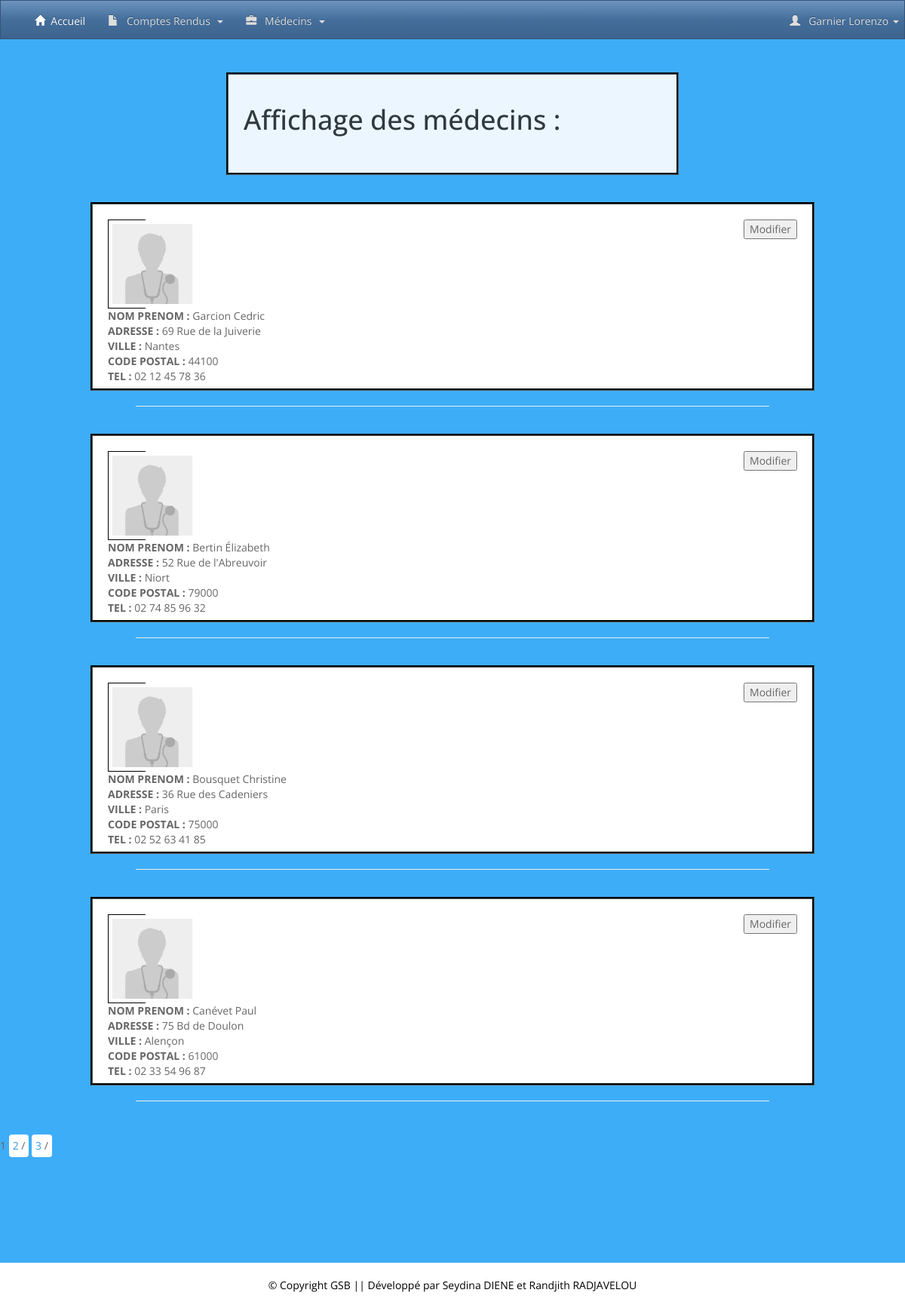
Page /affichermedecins.php (signed in) on the committed database.
### tables this page shows
CREATE TABLE `medecin` (
  `ID` int(11) NOT NULL,
  `ID_POSSEDE` int(11) NOT NULL,
  `NOM` varchar(255) DEFAULT NULL,
  `PRENOM` varchar(255) DEFAULT NULL,
  `ADRESSE` varchar(255) DEFAULT NULL,
  `VILLE_MEDECIN` varchar(255) NOT NULL,
  `CP_MEDECIN` int(5) NOT NULL,
  `TEL` varchar(32) DEFAULT NULL,
  `DEPARTEMENT` int(2) DEFAULT NULL,
  `PHOTO` varchar(255) DEFAULT 'images/portrait-medecin.jpg'
);

### affichermedecins.php (the view, shortened to what this page needs)
<?php
include("partials/header.php");
include("partials/navbar.php");
include("lib/database_connexion.php");
?>
<div class="titre_afficher">
<h1>Affichage des médecins :</h1><br>
</div>
<?php
$sql = "SELECT COUNT(ID) AS NbreMD FROM medecin";
$req=$bdd->query($sql)or die(print_r($bdd->errorInfo()));
$retour=$req->fetch();
$NbreMD=$retour['NbreMD'];
$NbreMDparPage=4;
$NbrePages = ceil ($NbreMD /$NbreMDparPage);
if (isset($_GET['p']) && ($_GET['p'])>0 && ($_GET['p'])<=$NbrePages) {
    $NumMD=$_GET['p'];
}
else{
    $NumMD=1;
}
$sql2= "SELECT * FROM medecin ORDER BY ID LIMIT ".(($NumMD-1)*$NbreMDparPage).",$NbreMDparPage";
$req2=$bdd->query($sql2)or die(print_r($bdd->errorInfo()));
while($donnees = $req2->fetch()){
    ?>
    <div class="affichagemedecin">
    <div class="infosmedecin">
        <div class="photo-medecin">
         <img src="<?php echo $donnees['PHOTO']?>">
        </div>
        <strong>NOM PRENOM   : </strong><?php echo $donnees['NOM'].' '.$donnees['PRENOM'];?><br>
        <strong>ADRESSE   : </strong><?php echo $donnees['ADRESSE'];?><br>
        <strong>VILLE   : </strong><?php echo $donnees['VILLE_MEDECIN'];?><br>
        <strong>CODE POSTAL  : </strong><?php echo $donnees['CP_MEDECIN'];?><br>
        <strong>TEL   : </strong><?php echo $donnees['TEL'];?>
    </div>
    <div class="modifiermedecin">
        <form method="post" action="modifiermedecin.php?id=<?php echo($donnees['ID']) ?>">
        <input type="submit" value="Modifier">
        </form>
    </div>
</div>
<HR align="center" size=8 width="70%" color="red">
<?php
}
for ($i=1; $i <=$NbrePages ; $i++) {
    if ($i==$NumMD) {
        echo "$i";
    }
    else{?>
        <div class="pagination">
    <?php  echo " <a href=\"affichermedecins.php?p=$i\"> $i </a>/ "; ?>
        </div>
   <?php }
}
?>
    <footer>
         © Copyright GSB || Développé par Seydina DIENE et Randjith RADJAVELOU
    </footer>

### partials/header.php (shortened to what this page needs)
<!DOCTYPE html>
<html lang="fr">
    <head>
     <head><meta http-equiv="Content-Type" content="text/html; charset=UTF-8" />
        <link href="assets/css/bootstrap.min.css" rel="stylesheet">
        <link href="assets/css/custom.css" rel="stylesheet">
    </head>
    <body>

### partials/navbar.php (shortened to what this page needs)
<html>
    <head>
    </head>
<body>
<div class="bs-component">
  <div class="navbar navbar-fixed-top navbar-inverse">
    <div class="navbar-header">
      <a class="navbar-brand" href="#">
      </a>
    </div>
    <div class="navbar-collapse collapse navbar-inverse-collapse">
      <ul class="nav navbar-nav">
        <li class="active"><a href="accueil.php"><span class="glyphicon glyphicon-home"></span>&nbsp;&nbsp;Accueil</a></li>
        <li class="dropdown">
            <a class="dropdown-toggle" data-toggle="dropdown" href="#" id="download">
            <span class="glyphicon glyphicon-file"></span>
            &nbsp;&nbsp;Comptes Rendus&nbsp;&nbsp;<span class="caret"></span>
          </a>
        </li>
        <li class="dropdown">
          <a class="dropdown-toggle" data-toggle="dropdown" href="#" id="download">
            <span class="glyphicon glyphicon-briefcase"></span>
            &nbsp;&nbsp;Médecins&nbsp;&nbsp;<span class="caret"></span>
          </a>
        </li>
      </ul>
      <ul class="nav navbar-nav navbar-right">
        <li class="dropdown">
          <a class="dropdown-toggle" data-toggle="dropdown" href="#" id="download">
            <span class="glyphicon glyphicon-user"></span>
            &nbsp;&nbsp;<?php echo $_SESSION["nom"]." ". $_SESSION["prenom"]?>
            <span class="caret"></span>&nbsp;&nbsp;
          </a>
        </li>
      </ul>
    </div>
  </div>
</div>
<br>
<br>
<br>
</body>
</html>

### assets/css/custom.css (style rules this page uses)
.navbar { z-index: 15; }
.titre_afficher { margin-left: auto; margin-right: auto; background-color:white; padding:20px; width: 50%; height: auto; max-width: auto; margin-top: 3%; margin-bottom: 3%; border: 3px black groove; opacity: 90%; }
.affichagemedecin { margin-left: auto; margin-right: auto; background-color:white; padding:20px; width: 80%; height: 250px; max-width: auto; margin-top: 3%; margin-bottom: auto; border: 3px black groove; }
.infosmedecin { float: left; margin: auto; }
.modifiermedecin { float: right; }
.photo-medecin { border: 1px black groove; width: 50px; height: auto; }
.pagination { background-color:white; padding:5px; margin-top: 2%; }
footer { background-color: white; position:relative; margin-top: 10%; width:100%; padding-top:20px; padding-bottom: 20px; text-align: center; color: black; }
body { margin: 0; background-color: #3eadf7; background-repeat: no-repeat; }

### rows in the picture
medecin: PHOTO (picture), NOM "Garcion", PRENOM "Cedric", ADRESSE "69 Rue de la Juiverie", VILLE_MEDECIN "Nantes", CP_MEDECIN "44100", TEL "02 12 45 78 36"
medecin: PHOTO (picture), NOM "Bertin", PRENOM "Élizabeth", ADRESSE "52 Rue de l'Abreuvoir", VILLE_MEDECIN "Niort", CP_MEDECIN "79000", TEL "02 74 85 96 32"
medecin: PHOTO (picture), NOM "Bousquet", PRENOM "Christine", ADRESSE "36 Rue des Cadeniers", VILLE_MEDECIN "Paris", CP_MEDECIN "75000", TEL "02 52 63 41 85"
medecin: PHOTO (picture), NOM "Canévet", PRENOM "Paul", ADRESSE "75 Bd de Doulon", VILLE_MEDECIN "Alençon", CP_MEDECIN "61000", TEL "02 33 54 96 87"

### other values in the picture
$_SESSION["nom"] "Garnier"
$_SESSION["prenom"] "Lorenzo"
